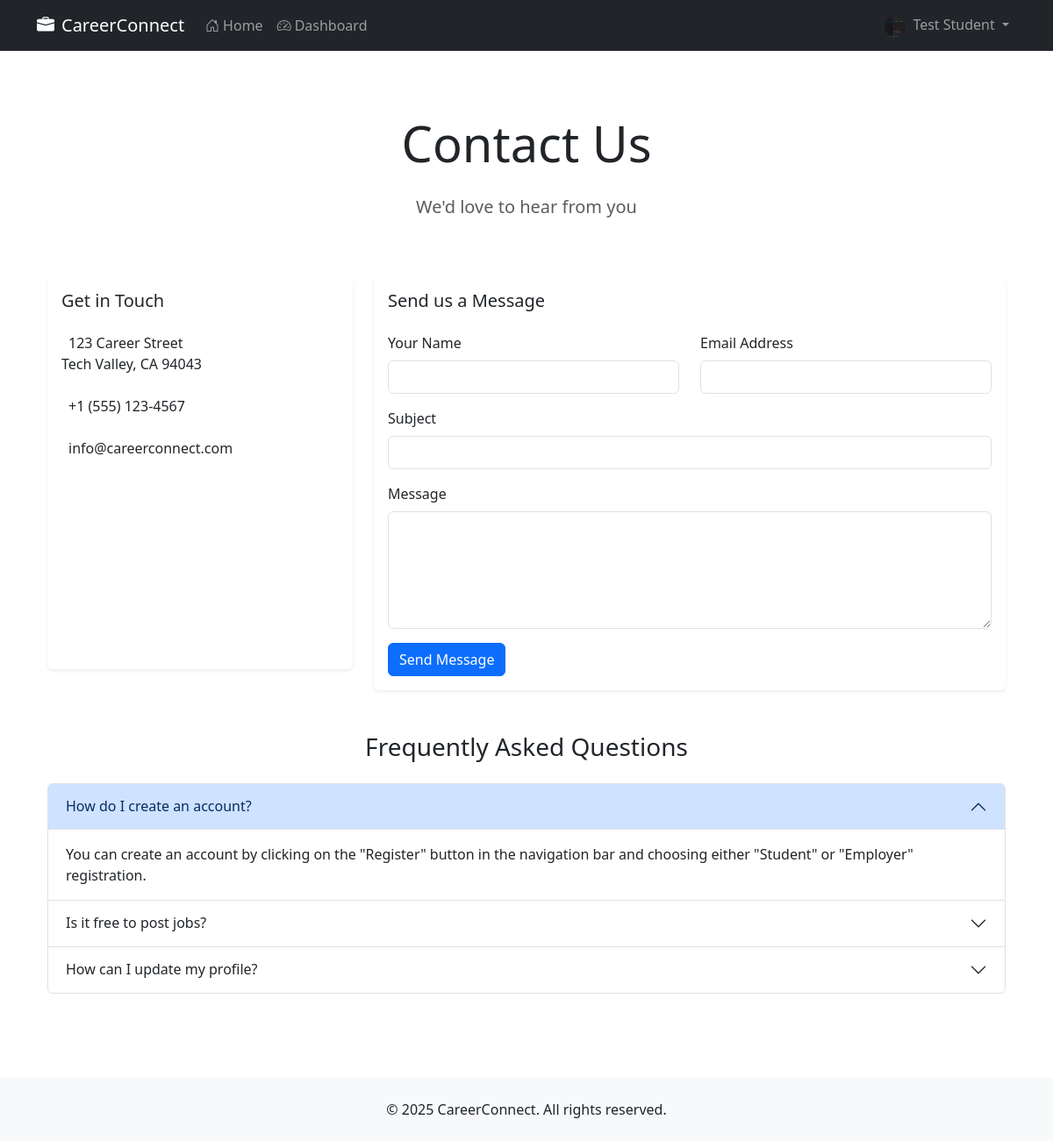
The page /contact/ (signed in) on the database its author committed.
### accounts/models.py (models this page shows, shortened)
class Student(AbstractUser):
    email = models.EmailField(unique=True)
    college_id = models.CharField(
        max_length=20,
        unique=True,
        validators=[RegexValidator(
            regex=r'^[0-9]{2}[A-Z]{3}[0-9]{3}$',
            message='College ID must be in format: 20CSE001'
        )]
    )
    profile_photo = models.ImageField(upload_to='profile_photos/', blank=True, null=True)
    phone_number = models.CharField(max_length=15, blank=True)
    branch = models.CharField(max_length=50, blank=True)
    year_of_study = models.IntegerField(choices=[
        (1, '1st Year'),
        (2, '2nd Year'),
        (3, '3rd Year'),
        (4, '4th Year')
    ], null=True)
    cgpa = models.DecimalField(
        max_digits=3,
        decimal_places=2,
        null=True,
        blank=True
    )
    skills = models.TextField(blank=True)
    resume = models.FileField(upload_to='resumes/', blank=True)
    USERNAME_FIELD = 'college_id'
    REQUIRED_FIELDS = ["username",'email']

### core/views.py (the view)
# urls.py: path('contact/', views.contact, name='contact'),
def contact(request):
    return render(request, 'core/contact.html')

### templates/core/contact.html (shortened to what this page needs)
{% extends 'base.html' %}
{% load static %}
{% block content %}
<div class="container py-5">
    <div class="row">
        <div class="col-lg-8 mx-auto text-center mb-5">
            <h1 class="display-4 mb-4">Contact Us</h1>
            <p class="lead text-muted">We'd love to hear from you</p>
        </div>
    </div>
    <div class="row">
        <div class="col-md-4 mb-4">
            <div class="card border-0 shadow-sm h-100">
                <div class="card-body">
                    <h3 class="h5 mb-4">Get in Touch</h3>
                    <div class="mb-4">
                        <span>123 Career Street<br>Tech Valley, CA 94043</span>
                    </div>
                    <div class="mb-4">
                        <span>+1 (555) 123-4567</span>
                    </div>
                    <div class="mb-4">
                        <span>info@careerconnect.com</span>
                    </div>
                    <div class="social-links">
                    </div>
                </div>
            </div>
        </div>
        <div class="col-md-8">
            <div class="card border-0 shadow-sm">
                <div class="card-body">
                    <h3 class="h5 mb-4">Send us a Message</h3>
                    <form method="post">
                        <div class="row">
                            <div class="col-md-6 mb-3">
                                <label for="name" class="form-label">Your Name</label>
                                <input type="text" class="form-control" id="name" name="name" required>
                            </div>
                            <div class="col-md-6 mb-3">
                                <label for="email" class="form-label">Email Address</label>
                                <input type="email" class="form-control" id="email" name="email" required>
                            </div>
                        </div>
                        <div class="mb-3">
                            <label for="subject" class="form-label">Subject</label>
                            <input type="text" class="form-control" id="subject" name="subject" required>
                        </div>
                        <div class="mb-3">
                            <label for="message" class="form-label">Message</label>
                            <textarea class="form-control" id="message" name="message" rows="5" required></textarea>
                        </div>
                        <button type="submit" class="btn btn-primary">Send Message</button>
                    </form>
                </div>
            </div>
        </div>
    </div>
    <div class="row mt-5">
        <div class="col-12">
            <h3 class="text-center mb-4">Frequently Asked Questions</h3>
            <div class="accordion" id="faqAccordion">
                <div class="accordion-item">
                    <h2 class="accordion-header">
                        <button class="accordion-button" type="button" data-bs-toggle="collapse" data-bs-target="#faq1">
                            How do I create an account?
                        </button>
                    </h2>
                    <div id="faq1" class="accordion-collapse collapse show" data-bs-parent="#faqAccordion">
                        <div class="accordion-body">
                            You can create an account by clicking on the "Register" button in the navigation bar and choosing either "Student" or "Employer" registration.
                        </div>
                    </div>
                </div>
                <div class="accordion-item">
                    <h2 class="accordion-header">
                        <button class="accordion-button collapsed" type="button" data-bs-toggle="collapse" data-bs-target="#faq2">
                            Is it free to post jobs?
                        </button>
                    </h2>
                </div>
                <div class="accordion-item">
                    <h2 class="accordion-header">
                        <button class="accordion-button collapsed" type="button" data-bs-toggle="collapse" data-bs-target="#faq3">
                            How can I update my profile?
                        </button>
                    </h2>
                </div>
            </div>
        </div>
    </div>
</div>
{% endblock %}

### templates/base.html (shortened to what this page needs)
<!DOCTYPE html>
<html lang="en">
<head>
    <link href="https://cdn.jsdelivr.net/npm/bootstrap@5.3.0/dist/css/bootstrap.min.css" rel="stylesheet">
    <link href="https://cdn.jsdelivr.net/npm/bootstrap-icons@1.7.2/font/bootstrap-icons.css" rel="stylesheet">
</head>
<body>
    <nav class="navbar navbar-expand-lg navbar-dark bg-dark">
        <div class="container">
            <a class="navbar-brand" href="{% url 'core:home' %}">
                <i class="bi bi-briefcase-fill me-2"></i>CareerConnect
            </a>
            <div class="collapse navbar-collapse" id="navbarNav">
                <ul class="navbar-nav me-auto">
                    <li class="nav-item">
                        <a class="nav-link {% if request.resolver_match.url_name == 'home' %}active{% endif %}"
                           href="{% url 'core:home' %}">
                            <i class="bi bi-house-door me-1"></i>Home
                        </a>
                    </li>
                    {% if user.is_authenticated %}
                    <li class="nav-item">
                        <a class="nav-link {% if request.resolver_match.url_name == 'dashboard' %}active{% endif %}"
                           href="{% url 'core:dashboard' %}">
                            <i class="bi bi-speedometer2 me-1"></i>Dashboard
                        </a>
                    </li>
                    {% endif %}
                </ul>
                <ul class="navbar-nav">
                    {% if user.is_authenticated %}
                        <li class="nav-item dropdown">
                            <a class="nav-link dropdown-toggle" href="#" id="navbarDropdown" role="button"
                               data-bs-toggle="dropdown" aria-expanded="false">
                                {% if user.profile_photo %}
                                    <img src="{{ user.profile_photo.url }}" alt="Profile"
                                         class="rounded-circle me-1" style="width: 24px; height: 24px; object-fit: cover;">
                                {% else %}
                                    <i class="bi bi-person-circle me-1"></i>
                                {% endif %}
                                {{ user.get_full_name|default:user.username }}
                            </a>
                        </li>
                    {% else %}
                        <li class="nav-item">
                            <a class="nav-link" href="{% url 'accounts:login' %}">
                                <i class="bi bi-box-arrow-in-right me-1"></i>Login
                            </a>
                        </li>
                    {% endif %}
                </ul>
            </div>
        </div>
    </nav>
    <main class="container mt-4">
        {% block content %}
        {% endblock %}
    </main>
    <footer class="bg-light py-4 mt-5">
        <div class="container text-center">
            <p class="mb-0">&copy; {% now "Y" %} CareerConnect. All rights reserved.</p>
        </div>
    </footer>
</body>
</html>

### rows shown on the page
Student: profile_photo (picture), get_full_name "Test Student"
